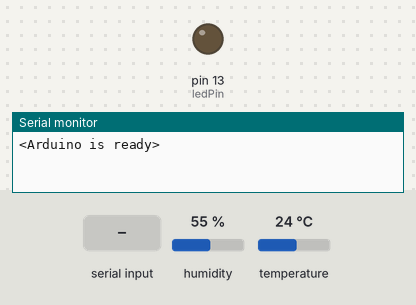
Simulated run of this sketch. Board: Arduino Uno, built with avr-gcc and run on an emulated ATmega328P. Shown: output pins drawn as LEDs (lit = HIGH), the last lines printed to the serial monitor. Dashed ring = blinking. The test bench sets the inputs (shaded band); at power-on: humidity 55 %, temperature 24 °C.

Above: at 3.0 s.
3.1 s: "<Monitor>$" received over Serial
At 4.11 s:
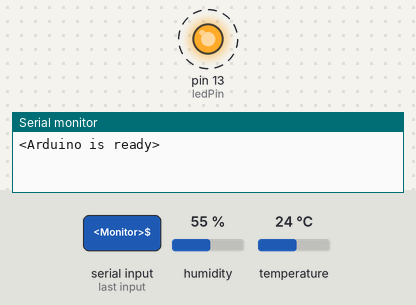
6.1 s: "1$" received over Serial
At 8.1 s:
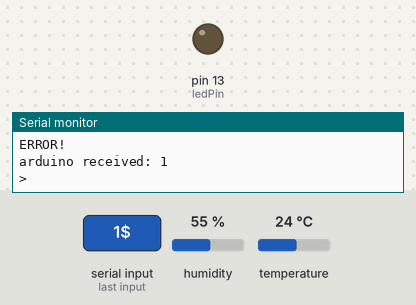
Timing chart, 0 to 9.6 s (numbered marks = the images above; inputs shaded):
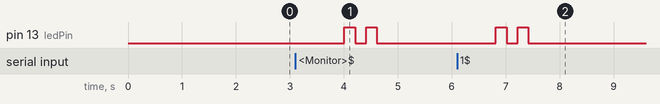

Measured:
- after the input at 3.1 s, pin 13 (ledPin): alternates HIGH for 0.20 s and LOW for 0.20 s, 4 changes in all, then stays LOW, starting after 0.91 s
- after the input at 6.1 s, pin 13 (ledPin): alternates HIGH for 0.20 s and LOW for 0.20 s, 4 changes in all, then stays LOW, starting after 0.72 s

The sketch:

DHT.ino
```cpp
// Librairies
#include <DHT.h>

// Constants

  // DHT
#define DHTPIN 7 // what pin we are connected to
#define DHTTYPE DHT22 // what sensor we use DHT22 (AM2302)
DHT dht(DHTPIN, DHTTYPE); // Initialize DHT sensor for nomal 16mhz Arduinos

  // Serial Communication
#define ledPin 13
#define numChars 64


// Variables
  // DHT
int chk;
float humidity;
float temperature;
float lastHum; // to send in the serial communication
float lastTemp; // to send in the serial communication

  // Serial Communication
char receivedChars[numChars];
boolean newData = false;
String commandString;


void setup() {
  Serial.begin(9600);
  Serial.println("<Arduino is ready>");
  dht.begin();
}

void loop() {
  delay(2000);
  checkDHT();
  if(Serial.available()> 0 && newData == false)
  {
    //recvWithStartEndMarkers();
    recvMessage();
  }
  if(newData)
  {
    replyToPython();
  }
}

void checkDHT(){
   // Read data and store it to variables humidity and temperature
  humidity = dht.readHumidity();
  temperature = dht.readTemperature();
  lastHum = humidity;
  lastTemp = temperature;
}

void recvMessage(){
  commandString = Serial.readStringUntil('$');
  newData = true;
}


void replyToPython(){
    ledBlink();
    delay(200);
    if(commandString == "<Monitor>"){
      Serial.println("<");
      Serial.println(lastHum);
      Serial.println(lastTemp);
      Serial.println(";");
      Serial.println(2);
      Serial.println(22);
      Serial.println(";");
      Serial.println(3);
      Serial.println(33);
      Serial.println(";");
      Serial.println(4);
      Serial.println(44);
      Serial.println(";");
      Serial.println(5);
      Serial.println(55);
      Serial.println(">");
    }

    else{
      Serial.println("<");
      Serial.println("ERROR!");
      Serial.println("arduino received: " + commandString);
      Serial.println(">");
    }
    newData = false;

}


void ledBlink(){
  pinMode(ledPin,OUTPUT);
  digitalWrite(ledPin, HIGH);
  delay(200);
  digitalWrite(ledPin, LOW);
  delay(200);
  digitalWrite(ledPin, HIGH);
  delay(200);
  digitalWrite(ledPin, LOW);
}
```
